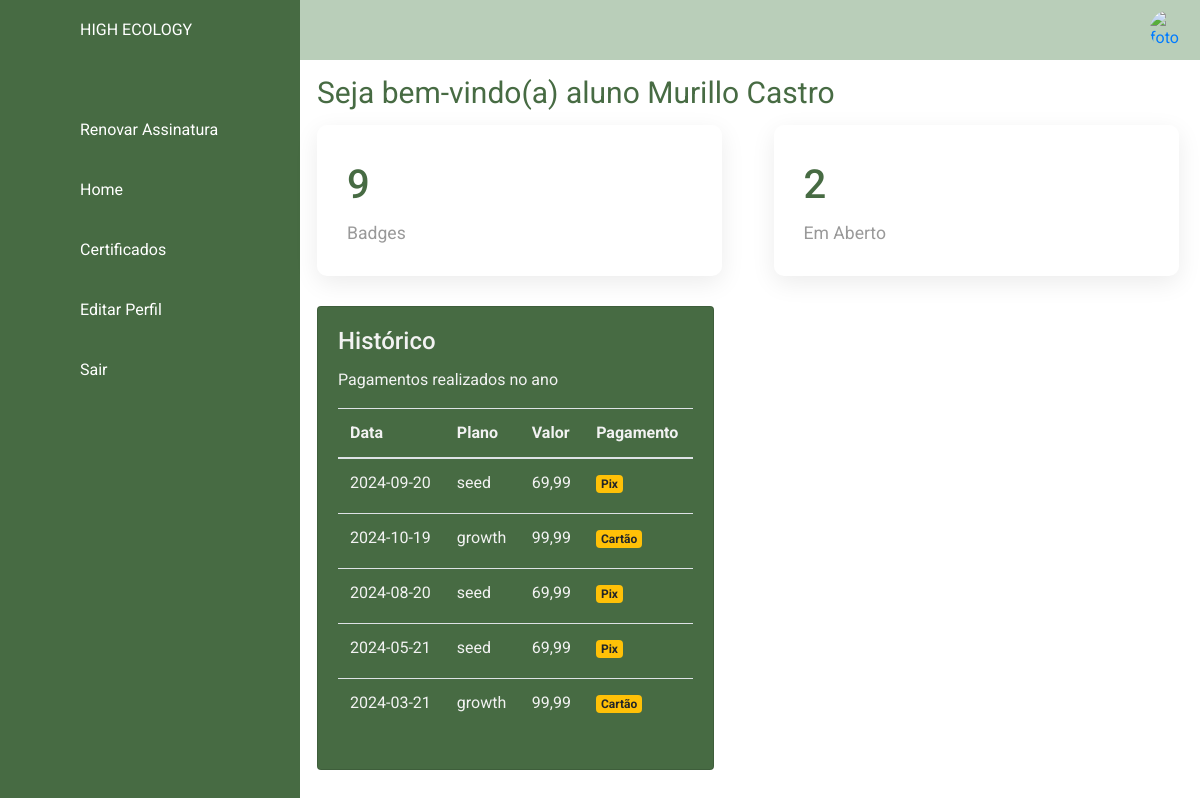
The page /html/perfil.php (signed in) on the database its author committed.
### tables this page shows
CREATE TABLE `assinaturas` (
  `Cod_Assinatura` int(7) NOT NULL,
  `Cod_Aluno` int(11) NOT NULL,
  `Plano` varchar(15) NOT NULL,
  `Forma_Pagamento` varchar(200) NOT NULL,
  `Data_Assinatura` date NOT NULL DEFAULT current_timestamp()
);

CREATE TABLE `planos` (
  `Cod_Plano` int(7) NOT NULL,
  `Valor` varchar(15) NOT NULL,
  `Tipo` varchar(250) NOT NULL,
  `Descricao` varchar(1000) NOT NULL,
  `Vantagem1` varchar(255) NOT NULL,
  `Vantagem2` varchar(250) NOT NULL,
  `Vantagem3` varchar(250) NOT NULL
);

### html/perfil.php (the view, shortened to what this page needs)
<!DOCTYPE html>
<html lang="pt-br">
<head>
    <link rel="stylesheet" href="https://maxcdn.bootstrapcdn.com/bootstrap/4.0.0/css/bootstrap.min.css">
    <link rel="stylesheet" href="https://stackpath.bootstrapcdn.com/bootstrap/4.0.0/js/bootstrap.bundle.min.js">
    <link rel="stylesheet" href="https://cdnjs.cloudflare.com/ajax/libs/jquery/3.2.1/jquery.min.js">
    <link rel="stylesheet" href="../css/all.css">
    <link rel="stylesheet" href="../css/conteudo-main-logado.css">
    <?php  if($_SESSION["user"]['tabela'] == "professor") {?>
        <link rel="stylesheet" href="../css/leftnavbarprofessor.css">
        <link rel="stylesheet" href="../css/topbarprofessor.css">
    <?php } else if($_SESSION["user"]['tabela'] == "aluno") {?>
        <link rel="stylesheet" href="../css/leftnavbar.css">
        <link rel="stylesheet" href="../css/topbar.css">
    <?php } ?>
    <link rel="stylesheet" href="../css/perfil.css">
    <link rel="stylesheet" href="../css/mensagembemvindo.css">
</head>
<body>
    <div class = "container-p">
        <div class = "navegacao">
            <ul>
            <li>
                    <a href = "#">
                        <span class = "icone">
                        </span>
                        <span class = "titulo">HIGH ECOLOGY</span>
                    </a>
                </li>
                <?php
                if($_SESSION["user"]['tabela'] == "aluno"){
                    if($_SESSION['dados_user']['matriculado'] == false)
                    {?>
                    <li>
                        <a href = "renovarAssinatura.php">
                            <span class = "icone">
                            </span>
                            <span class = "titulo">Renovar Assinatura</span>
                        </a>
                    </li>
                <?php } }?>
                <?php
                if($_SESSION["user"]['tabela'] == "aluno")
                {?>
                <li>
                    <a href = "perfil.php">
                        <span class = "icone">
                        </span>
                        <span class = "titulo">Home</span>
                    </a>
                </li>
                <?php } ?>
                <?php
                if($_SESSION["user"]['tabela'] == "aluno")
                {?>
                <li>
                    <a href = "certificados.php">
                        <span class = "icone">
                        </span>
                        <span class = "titulo">Certificados</span>
                    </a>
                </li>
                <?php } ?>
                <li>
                    <a href = "editar-perfil.php">
                        <span class = "icone">
                        </span>
                        <span class = "titulo">Editar Perfil</span>
                    </a>
                </li>
                <li>
                    <a href = "../php/logout.php">
                        <span class = "icone">
                        </span>
                        <span class = "titulo">Sair</span>
                    </a>
                </li>
            </ul>
        </div>
        <div class = "main-p">
            <div class = "topbar">
                <div class = "toggle">
                </div>
                <div class = "user">
                    <a href="editar-perfil.php">
                        <img src="<?php if($_SESSION["user"]['tabela'] == "aluno") { echo $_SESSION['dados_user']['img']; } elseif($_SESSION["user"]['tabela'] == "professor") { echo "../img/icon.png";} ?>" alt="foto de perfil">
                    </a>
                </div>
            </div>
            <div class="mensagemBemvindo">
                <h1>Seja bem-vindo(a) <?php echo $_SESSION['user']['tabela'], " ", $_SESSION['dados_user']['nome'];?></h1>
            </div>
            <div class = "cardGrupo">
                <div class = "cards">
                    <div>
                        <div class = "numeros">9</div>
                        <div class = "nomeCard">Badges</div>
                    </div>
                </div>
                <div class = "cards">
                    <div>
                        <div class = "numeros">2</div>
                        <div class = "nomeCard">Em Aberto</div>
                    </div>
                </div>
                <?php
include('../php/config.php');
$stmt = $pdo->query('SELECT * FROM assinaturas WHERE Cod_Aluno = ' . $_SESSION['dados_user']['cod_aluno']);
$assinaturas = $stmt->fetchAll(PDO::FETCH_ASSOC);
?>
<div class="page-content page-container" id="page-content">
    <div class="padding">
        <div class="row container d-flex">
            <div class="card">
                <div class="card-body">
                    <h4 class="card-title">Histórico</h4>
                    <p class="card-description">
                        Pagamentos realizados no ano
                    </p>
                    <div class="table-responsive">
                        <?php if ($assinaturas): ?>
                            <table class="table">
                                <thead>
                                    <tr>
                                        <th>Data</th>
                                        <th>Plano</th>
                                        <th>Valor</th>
                                        <th>Pagamento</th>
                                    </tr>
                                </thead>
                                <tbody>
                                    <?php foreach ($assinaturas as $assinatura):
                                        $stmt = $pdo->query('SELECT Valor FROM planos WHERE Tipo = "' . $assinatura['Plano'] . '"');
                                        $valorPlano = $stmt->fetch(PDO::FETCH_ASSOC);
                                    ?>
                                        <tr>
                                            <td><?php echo htmlspecialchars($assinatura['Data_Assinatura']); ?></td>
                                            <td><?php echo htmlspecialchars($assinatura['Plano']); ?></td>
                                            <td><?php echo htmlspecialchars($valorPlano['Valor'] ?? 'N/A'); ?></td>
                                            <td><label class="badge badge-warning"><?php echo htmlspecialchars($assinatura['Forma_Pagamento']); ?></label></td>
                                        </tr>
                                    <?php endforeach; ?>
                                </tbody>
                            </table>
                        <?php else: ?>
                            <p>Nenhuma assinatura encontrada.</p>
                        <?php endif; ?>
                    </div>
                </div>
            </div>
        </div>
    </div>
</div>
                </div>
        </div>
</body>
</html>

### css/all.css (style rules this page uses)
* { margin: 0; padding: 0; box-sizing: border-box; font-family: 'Roboto', sans-serif; }
body { background-color: #f2f2f2; }

### css/conteudo-main-logado.css (style rules this page uses)
:root { --verde: #476b43; --white: #fff; --gray: #f5f5f5; --black1: #222; --black2: #999; }
.container-p { position: relative; width: 100%; }
.main-p { position: absolute; width: calc(100% - 300px); left: 300px; min-height: 100vh; background: var(--white); transition: all 0.5s ease; }

### css/leftnavbar.css (style rules this page uses)
:root { --verde: #476b43; --white: #fff; --gray: #f5f5f5; --black1: #222; --black2: #999; }
.navegacao { position: fixed; width: 300px; height: 100%; background: var(--verde); border-left: 10px solid var(--verde); transition: 0.5s; overflow: hidden; }
.navegacao ul { position: absolute; top: 0; left: 0; width: 100%; }
.navegacao ul li { position: relative; width: 100%; list-style: none; border-top-left-radius: 30px; border-bottom-left-radius: 30px; }
.navegacao ul li:nth-child(1) { margin-bottom: 40px; pointer-events: none; }
.navegacao ul li a { position: relative; display: block; width: 100%; display: flex; text-decoration: none; color: var(--white); }
.navegacao ul li a .icone { position: relative; display: block; min-width: 60px; height: 60px; line-height: 75px; text-align: center; }
.navegacao ul li a .titulo { position: relative; display: block; padding: 0 10px; height: 60px; line-height: 60px; text-align: start; white-space: nowrap; }

### css/topbar.css (style rules this page uses)
:root { --verde: #476b43; --white: #fff; --gray: #f5f5f5; --black1: #222; --black2: #999; }
.topbar { width: 100%; height: 60px; display: flex; justify-content: space-between; align-items: center; padding: 0 10px; background-color: #b9ceb9; }
.toggle { position: relative; width: 60px; height: 60px; display: flex; justify-content: center; align-items: center; font-size: 2.5rem; cursor: pointer; transition: all 0.2s ease; }
.user { position: relative; width: 40px; height: 40px; border-radius: 50%; overflow: hidden; cursor: pointer; }
.user img { position: absolute; top: 0; left: 0; width: 100%; height: 100%; object-fit: cover; }

### css/perfil.css (style rules this page uses)
body { min-height: 100vh; overflow-x: hidden; }
.cardGrupo { position: relative; width: 100%; padding: 6px 0 0 17px; display: grid; grid-template-columns: repeat(2, 1fr); grid-gap: 30px; }
.cardGrupo .cards { position: relative; background: var(--white); padding: 30px; border-radius: 10px; box-shadow: 0 7px 25px rgba(0, 0, 0, 0.08); display: flex; justify-content: space-between; align-items: center; width: 95%; transition: all 0.2s ease; }
.cardGrupo .cards .numeros { position: relative; font-weight: 500; font-size: 2.5rem; color: var(--verde); }
.cardGrupo .cards .nomeCard { color: var(--black2); font-size: 1.1rem; margin-top: 5px; }
.card { width: 100%; background-color: #476b43; color: #f2f2f2; transition: all 0.2s ease; }
@media (max-width: 1300px) { .cardGrupo { grid-template-columns: repeat(2, 1fr); } }

### css/mensagembemvindo.css (style rules this page uses)
.mensagemBemvindo { padding: 15px 17px 0 17px; }
.mensagemBemvindo h1 { color: #476b43; font-weight: 400; font-size: 30px; }

### rows shown on the page
assinaturas: Data_Assinatura "2024-09-20", Plano "seed", planos.Valor "69,99", Forma_Pagamento "Pix"
assinaturas: Data_Assinatura "2024-10-19", Plano "growth", planos.Valor "99,99", Forma_Pagamento "Cartão"
assinaturas: Data_Assinatura "2024-08-20", Plano "seed", planos.Valor "69,99", Forma_Pagamento "Pix"
assinaturas: Data_Assinatura "2024-05-21", Plano "seed", planos.Valor "69,99", Forma_Pagamento "Pix"
assinaturas: Data_Assinatura "2024-03-21", Plano "growth", planos.Valor "99,99", Forma_Pagamento "Cartão"

### other values the page prints
$_SESSION['user']['tabela'] "aluno"
$_SESSION['dados_user']['nome'] "Murillo Castro"
